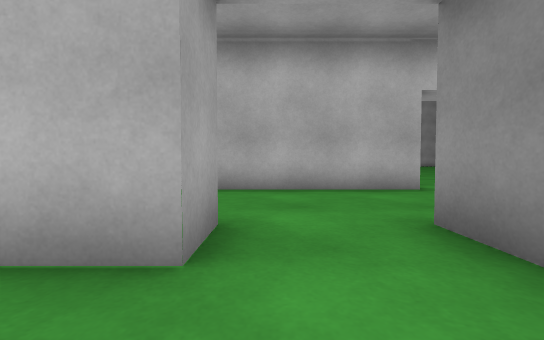
View 1 (above)

24 first-person views from a walk through a Unity game level. The camera is 0.59 m above the floor, tilts 2° down and sees 90° across. The floor is counted in squares, 1 m on a side. Each view is taken from the middle of a square. On the plan, view 1 faces up. The plan holds only what a view shows up to about 9 squares ahead; the rest is blank. The place goes on beyond the plan. The player is left out.

View 2
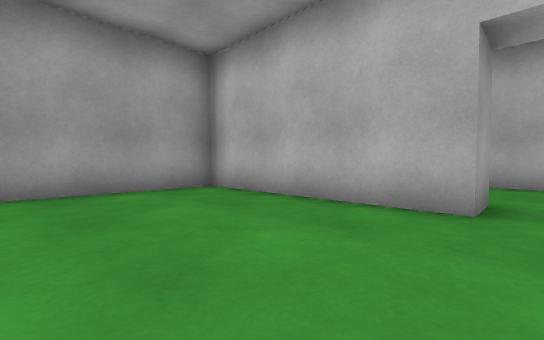

View 3
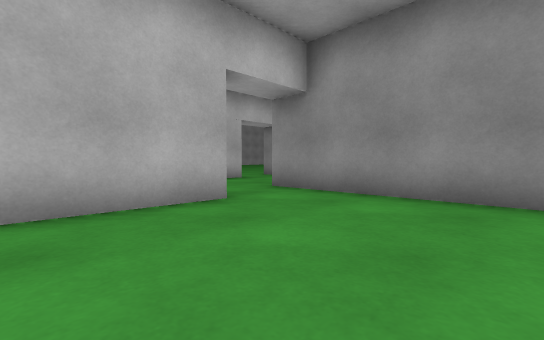

View 4
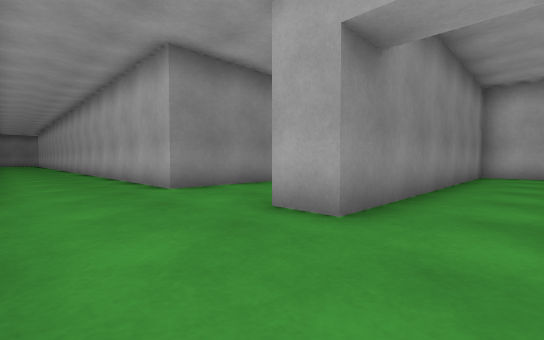

View 5
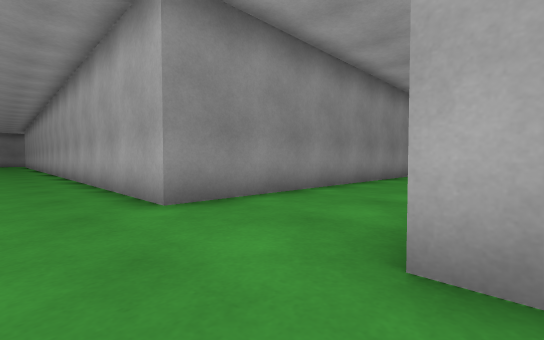

View 6
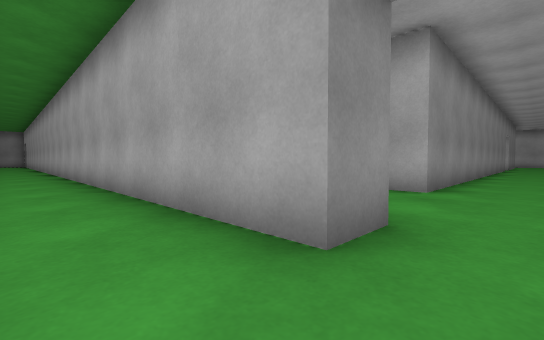

View 7
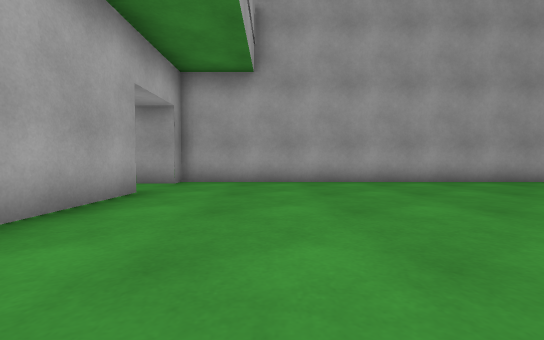

View 8
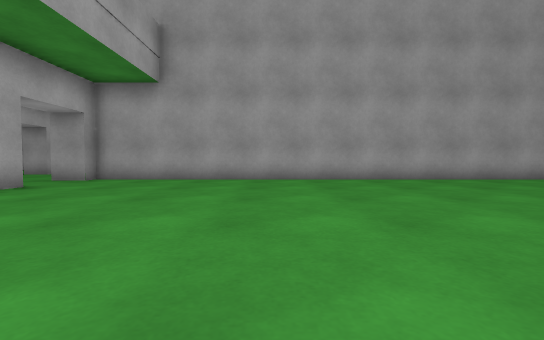

View 9
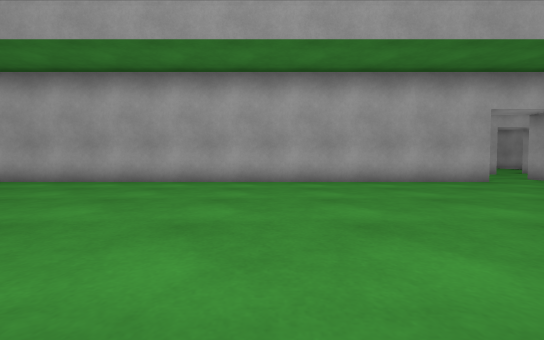

View 10
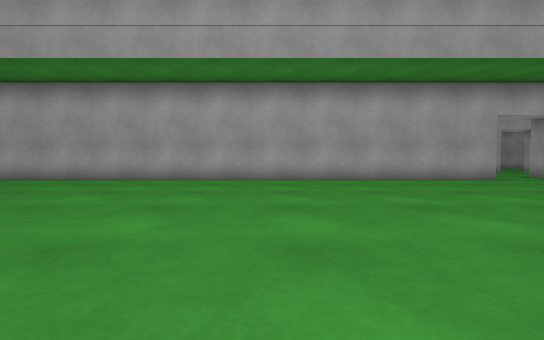

View 11
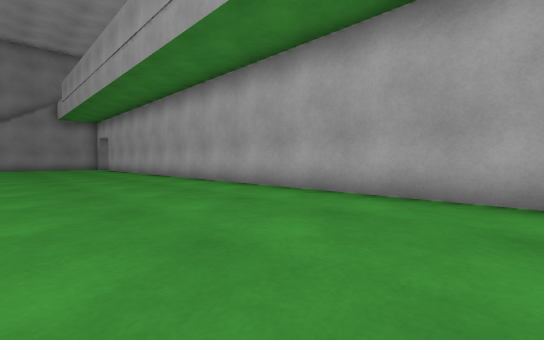

View 12
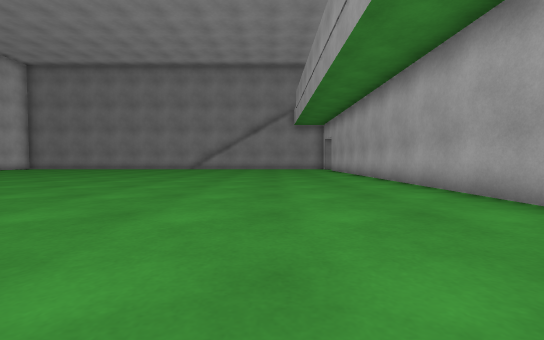

View 13
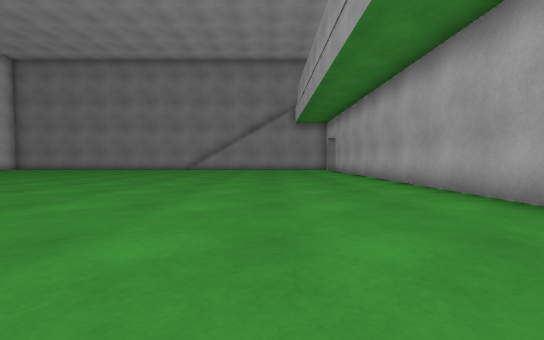

View 14
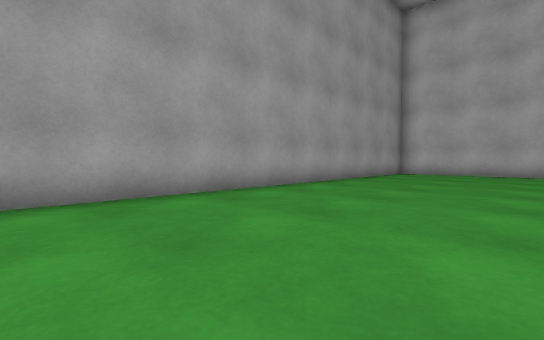

View 15
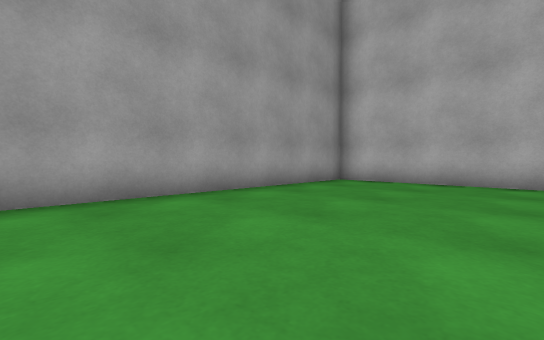

View 16
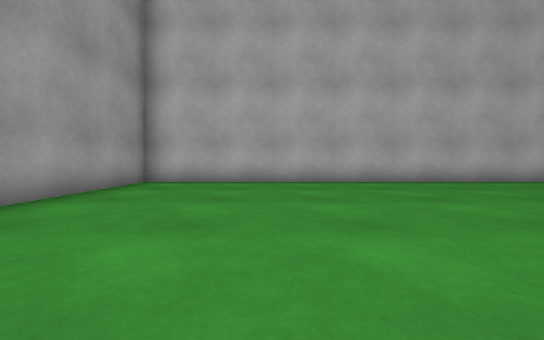

View 17
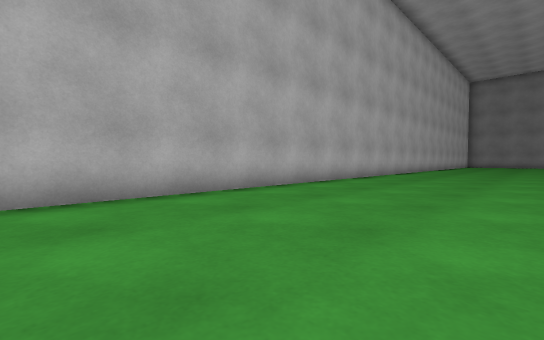

View 18
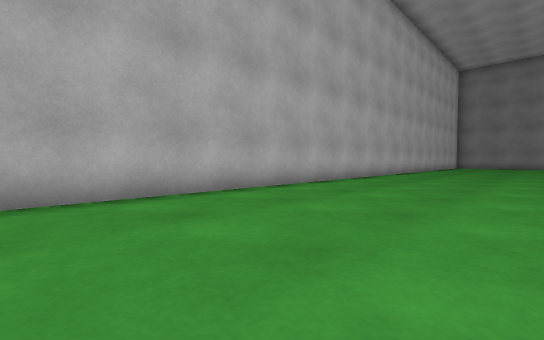

View 19
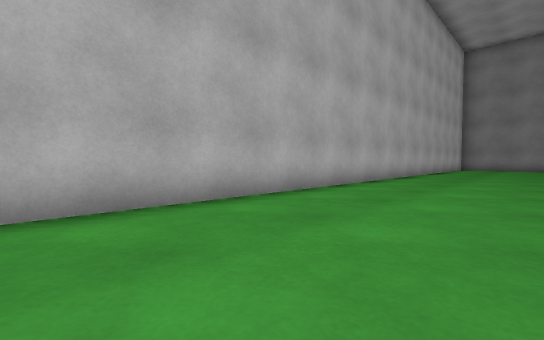

View 20
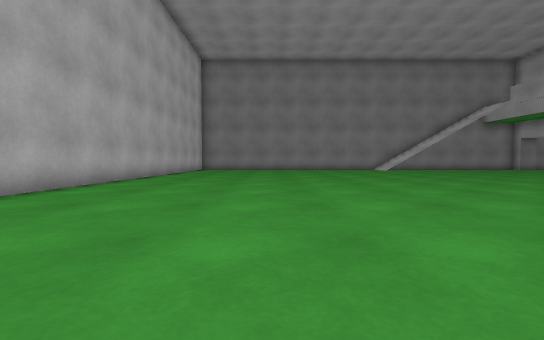

View 21
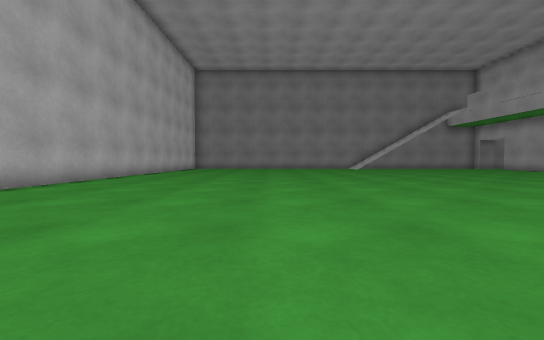

View 22
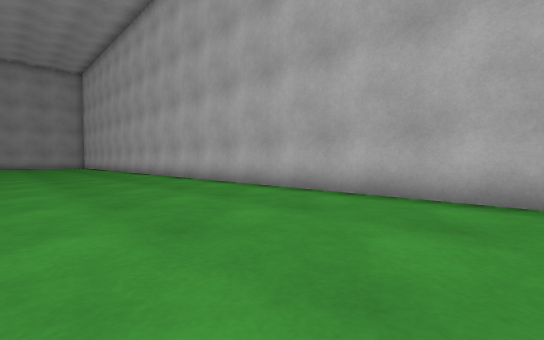

View 23
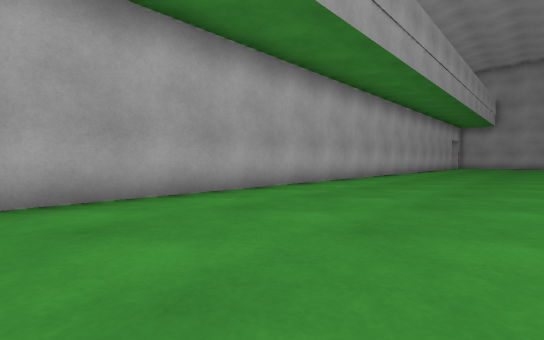

View 24
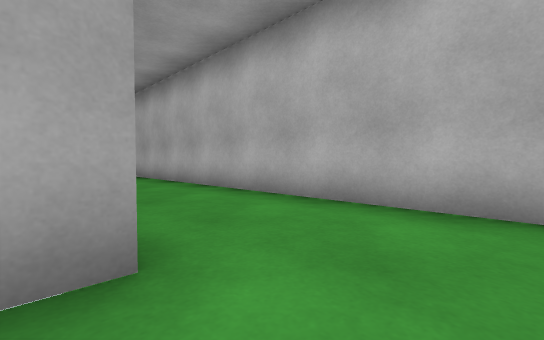

### Floor plan
Points are (right, up) in squares from view 1. A wall is a line through its corners. A room is listed if a view was taken in it or the views show most of it. See-through windows are left out.
Room 1 (views 1, 2, 3)
walls: (-0.5, 1.5) (-5.5, 1.5) (-5.5, -2.1); (1.5, -2.5) (1.5, 1.5)
ways out: opening at (0.5, 2) to room 2
Room 2 (views 4, 5, 24)
walls: (3, 6.5) (3, 5.5) (-8.2, 5.5); (-0.5, 2.6) (-0.5, 1.5); (5, 5.4) (5, 6.5); (1.5, 1.5) (1.5, 2.5) (2.5, 2.5); (5.5, -2.5) (5.5, 2.5) (13.3, 2.5)
ways out: opening at (0.5, 2) to room 1; opening at (4, 6) to room 3
Room 3 (views 6, 7, 8, 9, 10, 11, 12, 13, 14, 15, 16, 17, 18, 19, 20, 21, 22, 23)
walls: (5, 6.5) (27, 6.5); (27.1, 26.5) (2.5, 26.5) (2.5, 6.5) (3, 6.5)
ways out: opening at (4, 6) to room 2

Positions as (right, up) in squares from view 1, and headings:
1: (0, 0), facing up
2: (0, -2), facing up-left
3: (-3, -2), facing up-right
4: (0, 5), facing down-right
5: (2, 4), facing down-right
6: (4, 8), facing down-right
7: (10, 9), facing left
8: (11, 12), facing left
9: (11, 14), facing down
10: (12, 15), facing down
11: (15, 11), facing down-right
12: (17, 10), facing right
13: (18, 10), facing right
14: (7, 14), facing up-left
15: (7, 19), facing up-left
16: (6, 19), facing up
17: (8, 22), facing up-right
18: (12, 22), facing up-right
19: (16, 23), facing up-right
20: (18, 22), facing right
21: (16, 21), facing right
22: (27, 22), facing up-left
23: (27, 11), facing down-left
24: (1, 2), facing up-left
